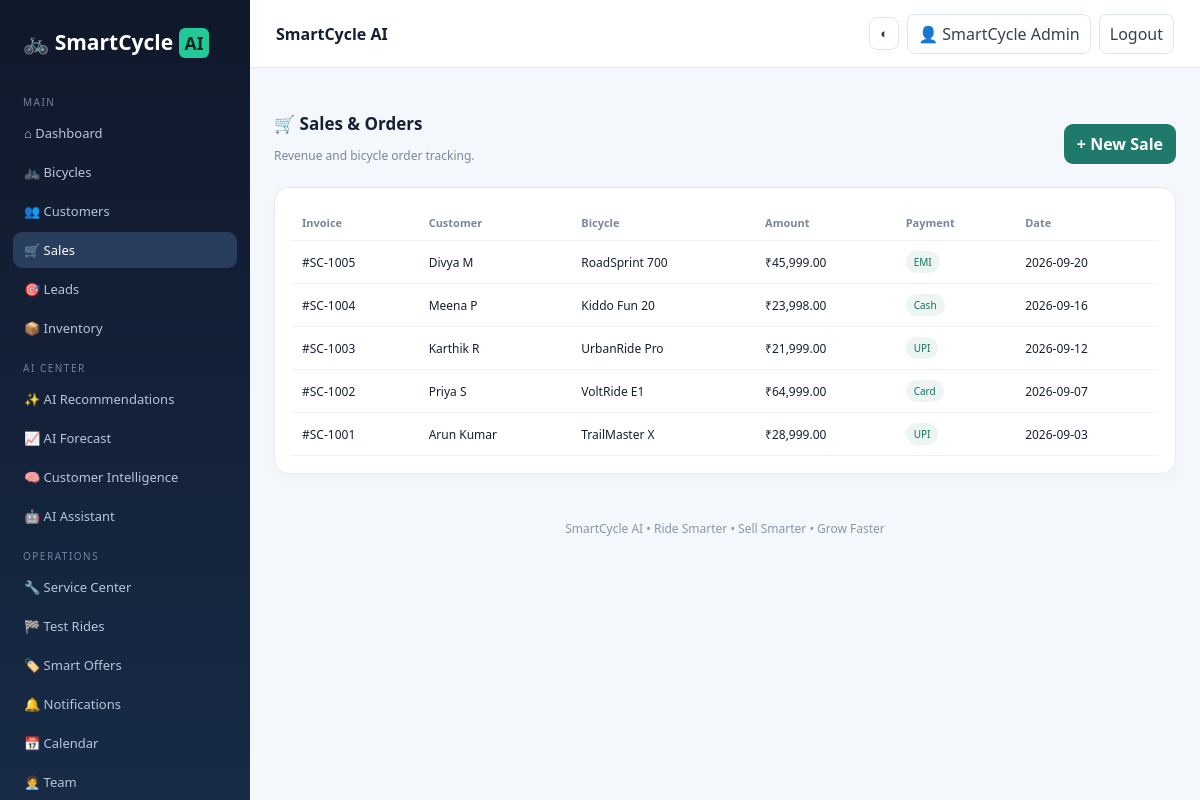
/sales.php (signed in), run on the app's committed database.
### tables this page shows
CREATE TABLE sales(id INT AUTO_INCREMENT PRIMARY KEY,invoice_no VARCHAR(50) UNIQUE,customer_id INT,bicycle_id INT,qty INT,amount DECIMAL(12,2),payment VARCHAR(30),sale_date DATE);

CREATE TABLE customers(id INT AUTO_INCREMENT PRIMARY KEY,name VARCHAR(120),email VARCHAR(150),phone VARCHAR(30),city VARCHAR(80),segment VARCHAR(60));

CREATE TABLE bicycles(id INT AUTO_INCREMENT PRIMARY KEY,name VARCHAR(120),sku VARCHAR(50) UNIQUE,category VARCHAR(50),price DECIMAL(12,2),stock INT,ai_tag VARCHAR(80));

### config.php (called while the page is built, shortened)
<?php
function e($v){return htmlspecialchars((string)$v,ENT_QUOTES,"UTF-8");}
function money($v){return "₹".number_format((float)$v,2);}
?>

### sales.php (the view)
<?php $title="Sales";require "includes/header.php";$r=$conn->query("SELECT s.*,c.name customer,b.name bicycle FROM sales s JOIN customers c ON c.id=s.customer_id JOIN bicycles b ON b.id=s.bicycle_id ORDER BY s.id DESC");?><div class="section-title"><div><h2>🛒 Sales & Orders</h2><p class="muted">Revenue and bicycle order tracking.</p></div><a class="btn primary" href="add_sale.php">+ New Sale</a></div><div class="card"><table><tr><th>Invoice</th><th>Customer</th><th>Bicycle</th><th>Amount</th><th>Payment</th><th>Date</th></tr><?php while($x=$r->fetch_assoc()):?><tr><td>#<?=e($x["invoice_no"])?></td><td><?=e($x["customer"])?></td><td><?=e($x["bicycle"])?></td><td><?=money($x["amount"])?></td><td><span class="badge"><?=e($x["payment"])?></span></td><td><?=e($x["sale_date"])?></td></tr><?php endwhile;?></table></div><?php require "includes/footer.php";?>

### assets/style.css (style rules this page uses)
* { box-sizing:border-box }
body { margin:0;font-family:Segoe UI,Arial,sans-serif;background:#f4f7fb;color:#172033 }
.card { background:#fff;border:1px solid #e6ebf1;border-radius:15px;padding:17px;box-shadow:0 5px 18px #14203708 }
.section-title { display:flex;justify-content:space-between;align-items:center;margin:20px 0 11px }
.section-title h2 { font-size:17px;margin:0 }
.btn { display:inline-block;border:0;border-radius:9px;padding:9px 13px;text-decoration:none;cursor:pointer;font-weight:650 }
.primary { background:#1f7a6b;color:#fff }
table { width:100%;border-collapse:collapse;font-size:12px }
th,td { text-align:left;padding:10px;border-bottom:1px solid #edf0f4 }
th { color:#7b8797;font-size:11px }
.badge { display:inline-block;padding:4px 8px;border-radius:20px;background:#edf5f2;color:#15715f;font-size:10px }
.muted { color:#7d8899;font-size:12px }

### data on the page
sales: invoice_no "SC-1005", customer.name "Divya M", bicycle.name "RoadSprint 700", amount "₹45,999.00", payment "EMI", sale_date "2026-09-20"
sales: invoice_no "SC-1004", customer.name "Meena P", bicycle.name "Kiddo Fun 20", amount "₹23,998.00", payment "Cash", sale_date "2026-09-16"
sales: invoice_no "SC-1003", customer.name "Karthik R", bicycle.name "UrbanRide Pro", amount "₹21,999.00", payment "UPI", sale_date "2026-09-12"
sales: invoice_no "SC-1002", customer.name "Priya S", bicycle.name "VoltRide E1", amount "₹64,999.00", payment "Card", sale_date "2026-09-07"
sales: invoice_no "SC-1001", customer.name "Arun Kumar", bicycle.name "TrailMaster X", amount "₹28,999.00", payment "UPI", sale_date "2026-09-03"

### other printed values
$n[1] "⌂ Dashboard"
$n[1] "🚲 Bicycles"
$n[1] "👥 Customers"
$n[1] "🛒 Sales"
$n[1] "🎯 Leads"
$n[1] "📦 Inventory"
$n[1] "✨ AI Recommendations"
$n[1] "📈 AI Forecast"
$n[1] "🧠 Customer Intelligence"
$n[1] "🤖 AI Assistant"
$n[1] "🔧 Service Center"
$n[1] "🏁 Test Rides"
$n[1] "🏷️ Smart Offers"
$n[1] "🔔 Notifications"
$n[1] "📅 Calendar"
